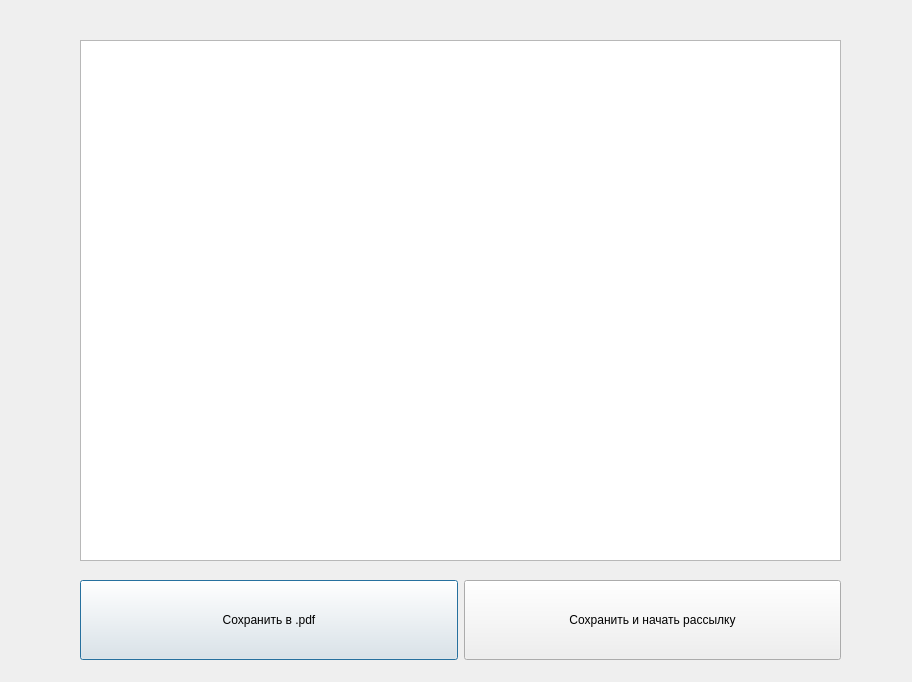
<?xml version="1.0" encoding="UTF-8"?>
<ui version="4.0">
 <class>Dialog</class>
 <widget class="QDialog" name="Dialog">
  <property name="geometry">
   <rect>
    <x>0</x>
    <y>0</y>
    <width>912</width>
    <height>682</height>
   </rect>
  </property>
  <property name="windowTitle">
   <string>Dialog</string>
  </property>
  <widget class="QGraphicsView" name="graphicsView">
   <property name="geometry">
    <rect>
     <x>80</x>
     <y>40</y>
     <width>761</width>
     <height>521</height>
    </rect>
   </property>
  </widget>
  <widget class="QWidget" name="horizontalLayoutWidget">
   <property name="geometry">
    <rect>
     <x>80</x>
     <y>580</y>
     <width>761</width>
     <height>80</height>
    </rect>
   </property>
   <layout class="QHBoxLayout" name="horizontalLayout">
    <item>
     <widget class="QPushButton" name="pushButton">
      <property name="sizePolicy">
       <sizepolicy hsizetype="Minimum" vsizetype="Expanding">
        <horstretch>0</horstretch>
        <verstretch>0</verstretch>
       </sizepolicy>
      </property>
      <property name="text">
       <string>Сохранить в .pdf</string>
      </property>
     </widget>
    </item>
    <item>
     <widget class="QPushButton" name="pushButton_2">
      <property name="sizePolicy">
       <sizepolicy hsizetype="Minimum" vsizetype="Expanding">
        <horstretch>0</horstretch>
        <verstretch>0</verstretch>
       </sizepolicy>
      </property>
      <property name="text">
       <string>Сохранить и начать рассылку</string>
      </property>
     </widget>
    </item>
   </layout>
  </widget>
 </widget>
 <resources/>
 <connections/>
</ui>
